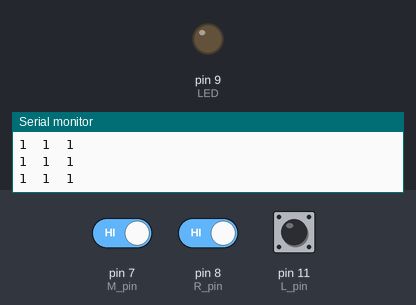
This sketch was run on a simulated Arduino Uno, built with avr-gcc and run on an emulated ATmega328P. On the bench: output pins drawn as LEDs (lit = HIGH), the last lines printed to the serial monitor. The test bench sets the inputs (shaded band); at power-on: pin 7 (M_pin) HIGH, pin 8 (R_pin) HIGH, pin 11 (L_pin) HIGH.

Above: at 1.2 s.
1.3 s: pin 7 (M_pin) driven LOW
At 2.4 s:
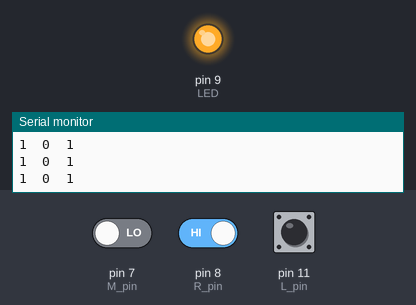
2.9 s: pin 7 (M_pin) driven HIGH
At 3.8 s:
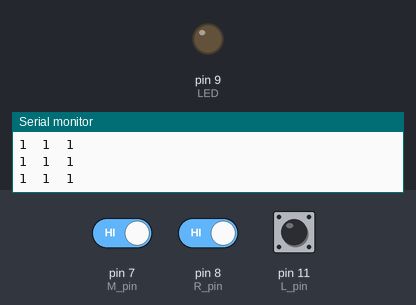
4.5 s: pin 8 (R_pin) driven LOW
At 5.2 s:
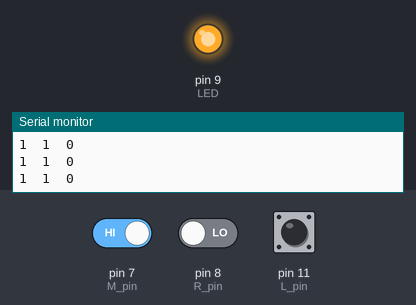
Timing chart, 0 to 7.5 s (numbered marks = the images above; inputs shaded):
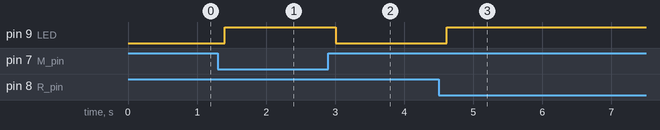

Measured:
- after the input at 1.3 s, pin 9 (LED): LOW → HIGH after 0.10 s
- after the input at 2.9 s, pin 9 (LED): HIGH → LOW after 0.11 s
- after the input at 4.5 s, pin 9 (LED): LOW → HIGH after 0.11 s

The sketch:

lesson_4.2.ino
```cpp
/*
  Keyestudio Mini Tank Robot V3 (Popular Edition)
  lesson 4.2
  Line Track sensor
  http://www.keyestudio.com
*/
//LED pin
#define LED 9
//The wiring of line tracking sensors
#define L_pin  11  //left
#define M_pin  7  //middle
#define R_pin  8  //right

void setup(){
  Serial.begin(9600);    //Set the baud rate to 9600
  pinMode(LED, OUTPUT);  //Set LED to output mode
  pinMode(L_pin, INPUT); //Set all pins of the line tracking sensors to input mode
  pinMode(M_pin, INPUT);
  pinMode(R_pin, INPUT);
}

void loop (){
  int L_val = digitalRead(L_pin); //Read the value of the left sensor
  int M_val = digitalRead(M_pin); //Read the value of the middle sensor
  int R_val = digitalRead(R_pin); //Read the value of the right sensor
  Serial.print(L_val);
  Serial.print("  ");
  Serial.print(M_val);
  Serial.print("  ");
  Serial.print(R_val);
  Serial.println("  ");
  delay(100); //Delay in 100ms
  if (L_val == 0 || M_val == 0 || R_val == 0) {
    digitalWrite(LED, HIGH);
  }
  else {
    digitalWrite(LED, LOW);
  }
}
//****************************************************
```
